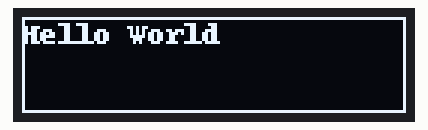
The program below on a simulated Raspberry Pi (BCM pin numbers). Parts: 128×32 one-colour display.

Above: at 0.2 s.

The program:

lumatest.py
```python
import time
from luma.core.interface.serial import i2c
from luma.core.render import canvas
from luma.oled.device import ssd1306

# rev.1 users set port=0
# substitute spi(device=0, port=0) below if using that interface
serial = i2c(port=1, address=0x3C)

# substitute ssd1331(...) or sh1106(...) below if using that device
device = ssd1306(serial, 128, 32)
device.contrast(128)

while True:
    with canvas(device) as draw:
        draw.rectangle(device.bounding_box, outline="white", fill="black")
        draw.text((0, 0), "Hello World", fill="white")
    time.sleep(1)
```
